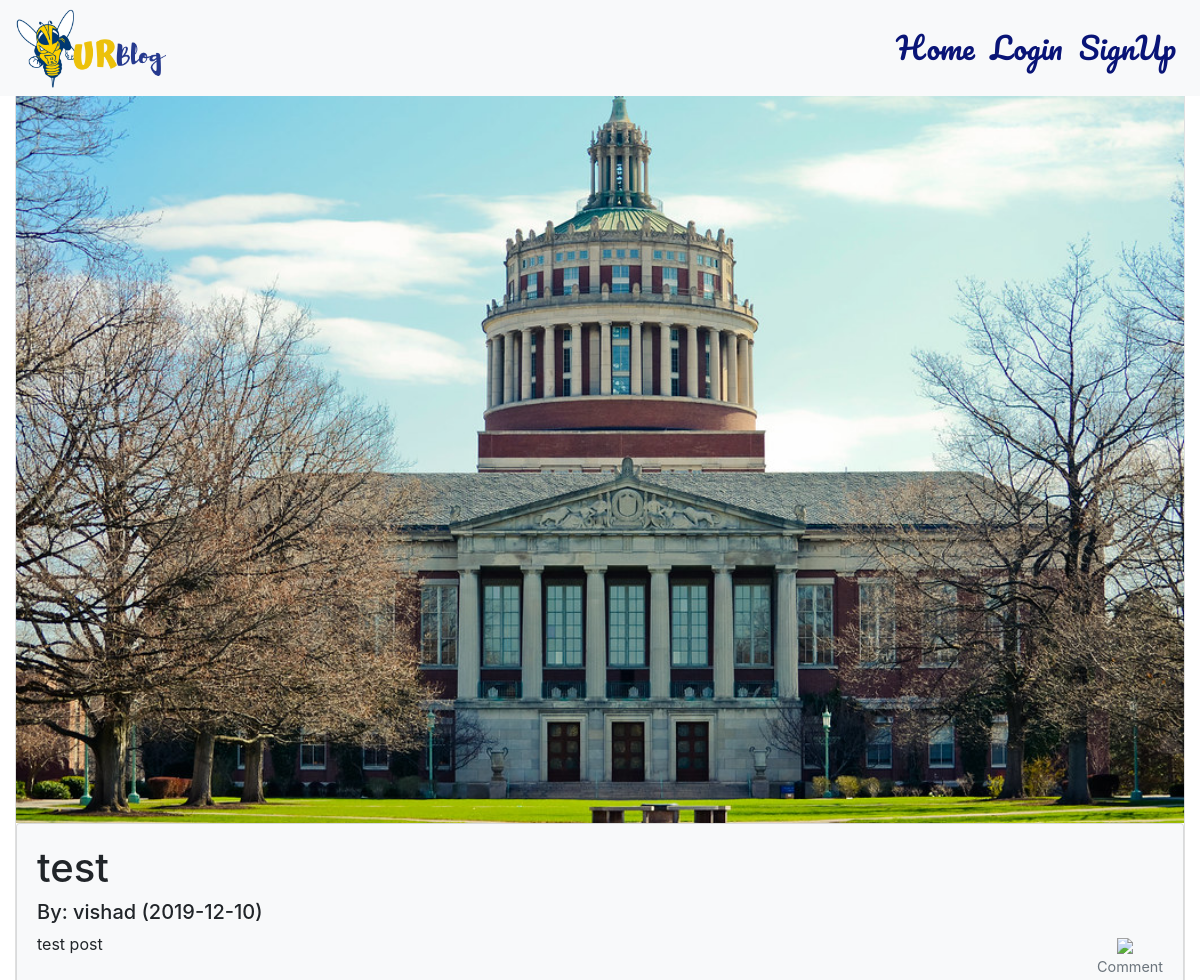
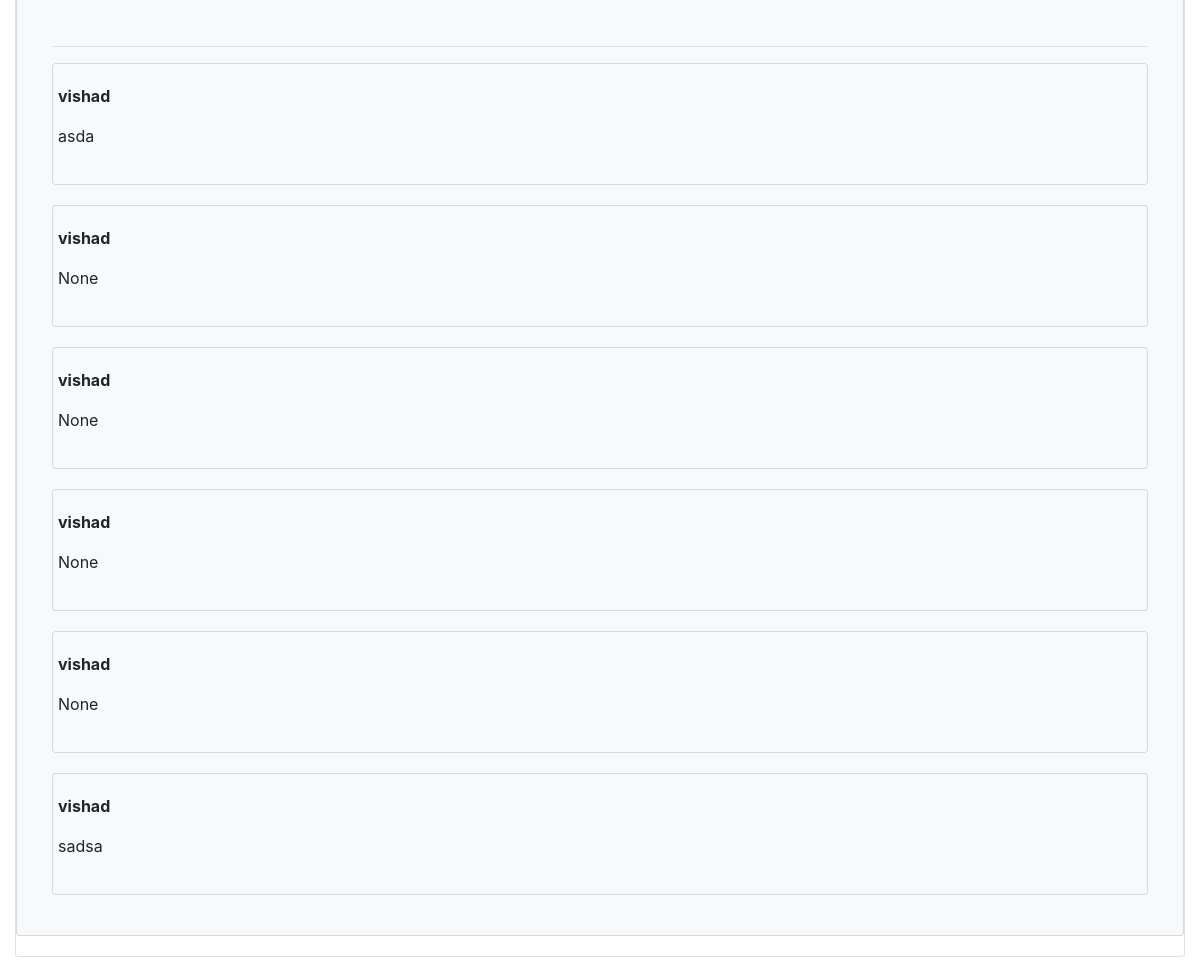
Before: /posts/1 with the older database file (2 pictures, top to bottom).
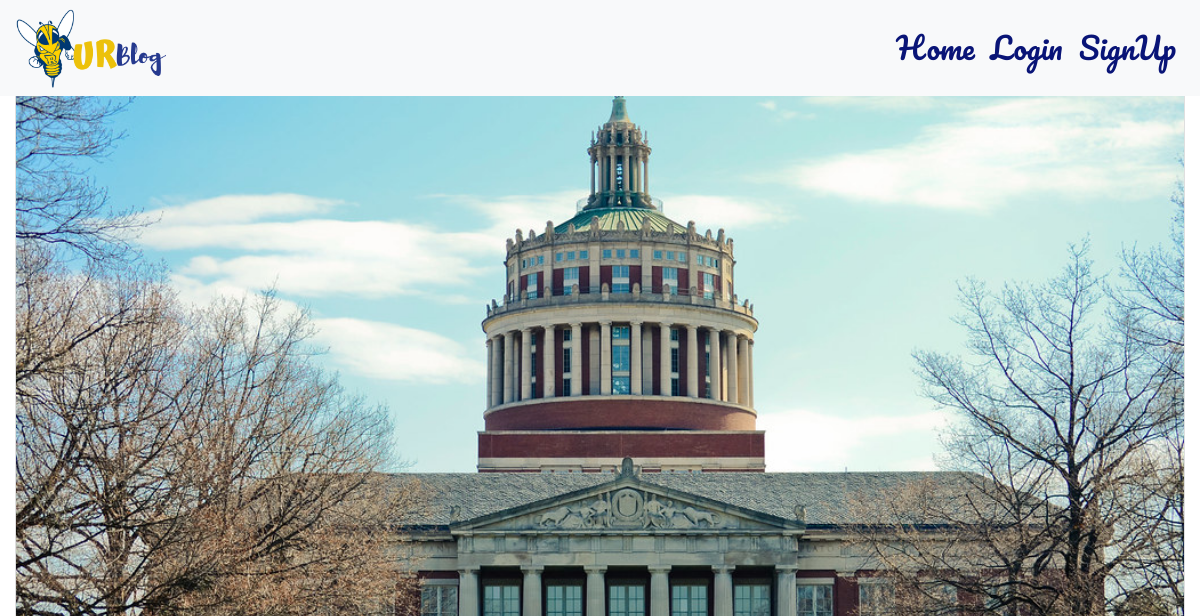
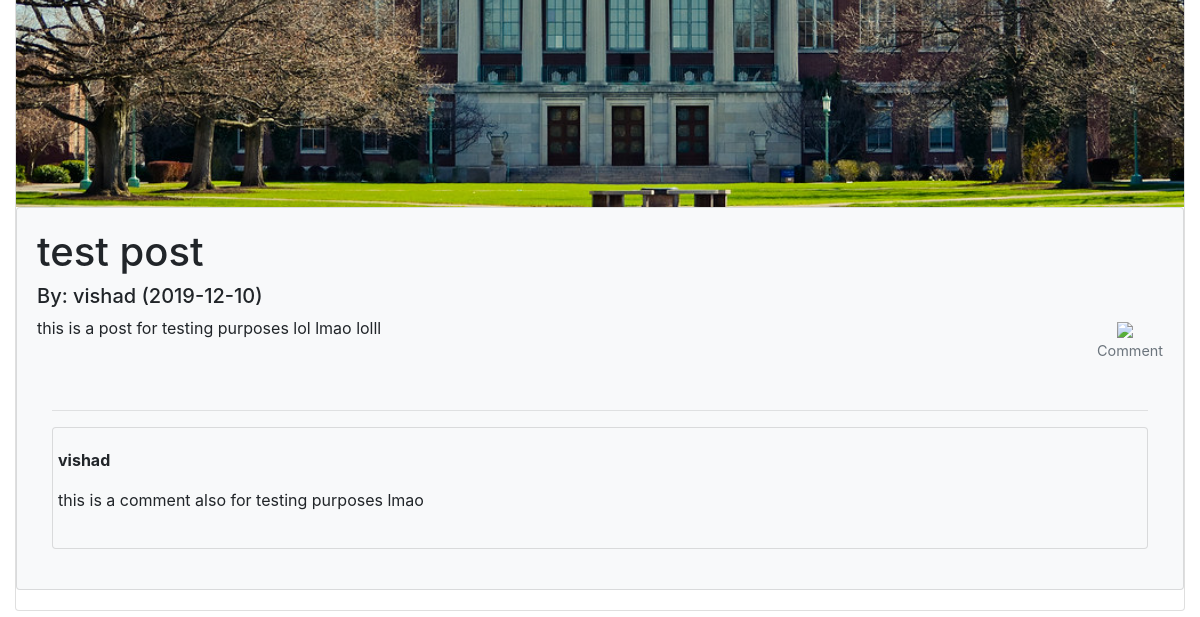
After: the same page with the newer database file (2 pictures, top to bottom).
### backend.py (models this page shows)
class Post(db.Model):
    __tablename__ = "Posts"
    id = db.Column(db.Integer, primary_key=True, autoincrement = True)
    title = db.Column(db.String(50), nullable = False)
    description = db.Column(db.String(128))
    time = db.Column(db.DateTime)
    picture = db.Column(db.String(50), nullable = True)
    user_id = db.Column(db.Integer, db.ForeignKey('Users.id'), nullable=False)
    comments = db.relationship('Comment', backref='post_of_comment', lazy=True)

class Comment(db.Model):
    __tablename__ = "Comments"
    id = db.Column(db.Integer, primary_key=True)
    text = db.Column(db.String(400))
    user_id = db.Column(db.Integer, db.ForeignKey('Users.id'), nullable=False)
    post_id = db.Column(db.Integer, db.ForeignKey('Posts.id'), nullable=False)

class User(db.Model, UserMixin):
    __tablename__ = "Users"
    id = db.Column(db.Integer, primary_key=True, autoincrement=True)
    email = db.Column(db.String(120), unique=True, nullable=False)
    username = db.Column(db.String(15), unique=True, nullable = False)
    full_name = db.Column(db.String(128), nullable = False)
    bio = db.Column(db.String(1024))
    class_year = db.Column(db.String(10))
    password = db.Column(db.String(60), nullable=False)
    otp_secret = db.Column(db.Integer, nullable=True)
    picture = db.Column(db.String(20), nullable=False, default='default.jpg')
    posts = db.relationship('Post', backref='author_of_post', lazy=True)
    comments = db.relationship('Comment', backref='author_of_comment', lazy=True)

### backend.py (the view)
@app.route("/posts/<int:pid>", methods=["GET", "POST"])  # login required
def view_post(pid):
    post = Post.query.filter_by(id=pid).first()
    logged_in = checklogin()
    return render_template("Blog.html", post=post, logged_in=logged_in, pid=pid, current_user=current_user)

### backend.py (called while the page is built)
def checklogin():
    if current_user.is_authenticated:
        return True
    else:
        return False

### templates/Blog.html (shortened to what this page needs)
{%  extends "Header.html" %}
{% block content %}
<body>
	<div class="col-md-12">
		<div class="card">
			<img class ="card-img-top" src="/static/post_pictures/{{post.picture}}" >
			<div class="card card-body bg-light">
				<div class="container">
						<div class="row" >
						<h1>{{post.title}}</h1>
						</div>
						<div class = "row">
							<h5>By: {{ post.author_of_post.username }}   ({{ post.time.strftime('%Y-%m-%d') }}) </h5>
						</div>
						<div class = "row">
							<p>{{ post.description }}</p>
							<div class = "align-self-end ml-auto">
							<figure class="figure">
								  <figure class="figure">
									<a href="/comment/{{pid}}"><img src="https://img.icons8.com/material-rounded/30/000000/comments.png" hspace="20"> </a>
									<figcaption class="figure-caption text-center">Comment</figcaption>
								  </figure>
							</div>
						</div>
						<hr class="my-10">
						{% for comment in post.comments %}
						<div class = "card card-body bg-light">
							<div class = "row">
								<div class = "cold-md-9">
									<p style="text-align: left"><strong> {{comment.author_of_comment.username}}</strong></p>
       								 		<p>{{ comment.text }}</p>
									</div>
							</div>
						</div>
						{% endfor %}
					</div>
				</div>
			</div>
		</div>
</body>
{% endblock %}

Changed rows visible on the page:
removed Comment: author_of_comment.username "vishad", text "None"
removed Comment: author_of_comment.username "vishad", text "None"
removed Comment: author_of_comment.username "vishad", text "None"
removed Comment: author_of_comment.username "vishad", text "None"
removed Comment: author_of_comment.username "vishad", text "sadsa"
changed Post "test post": title "test" → "test post"; description "test post" → "this is a post for testing purposes lol lmao lolll"
changed Comment "vishad": text "asda" → "this is a comment also for testing purposes lmao"
